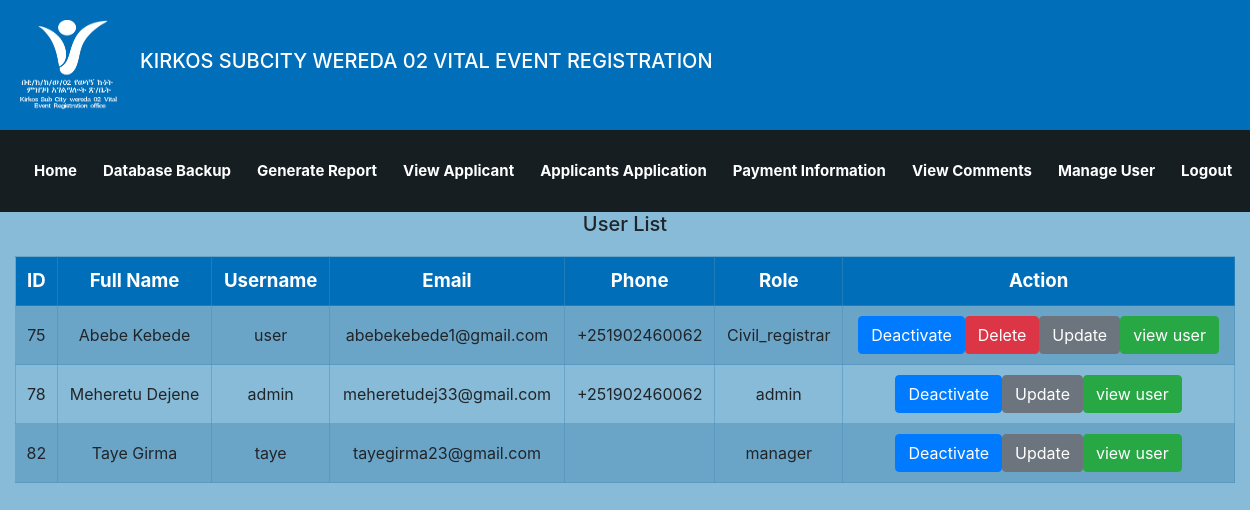
Screenshot of /mange_user_manager.php (signed in) with the database file from the repository.
### tables this page shows
CREATE TABLE `user` (
  `id` int(11) NOT NULL,
  `full_name` varchar(25) NOT NULL,
  `middle_name` varchar(50) NOT NULL,
  `last_name` varchar(50) NOT NULL,
  `username` varchar(25) NOT NULL,
  `email` varchar(50) NOT NULL DEFAULT 'none',
  `usertype` varchar(15) NOT NULL,
  `phone` varchar(25) NOT NULL DEFAULT 'none',
  `religion` varchar(50) NOT NULL,
  `sex` varchar(10) NOT NULL,
  `password` varchar(20) NOT NULL,
  `k_id_no` varchar(50) DEFAULT 'none',
  `k_id` varchar(80) DEFAULT NULL,
  `states` varchar(50) NOT NULL DEFAULT 'pending',
  `death_status` varchar(50) NOT NULL DEFAULT 'undeath',
  `upgrade_status` varchar(20) NOT NULL,
  `c_status` varchar(50) NOT NULL,
  `reset_token_hash` varchar(64) DEFAULT NULL,
  `reset_token_expires_at` datetime DEFAULT NULL
);

### mange_user_manager.php (the view, shortened to what this page needs)
<?php
$conn = mysqli_connect("localhost", "root", "", "vital_event");
$sql = "SELECT * FROM user WHERE usertype NOT IN ('applicant', 'child')";
$result = mysqli_query($conn, $sql);
?>
<!DOCTYPE html>
<html lang="en">
<head>
    <?php include 'admin_css_manager.php'; ?>
</head>
<body>
<div class="container-fluid">
    <div class="table-container">
    <center><h5>User List</h5></center>
    <table>
        <tr>
            <th>ID</th>
            <th>Full Name</th>
            <th>Username</th>
            <th>Email</th>
            <th>Phone</th>
            <th>Role</th>
            <th>Action</th>
        </tr>
        <?php
        while($info = $result->fetch_assoc()) {
        ?>
        <tr>
            <td><?php echo $info['id']; ?></td>
            <td><?php echo $info['full_name']; ?></td>
            <td><?php echo $info['username']; ?></td>
            <td><?php echo $info['email']; ?></td>
            <td><?php echo $info['phone']; ?></td>
            <td><?php echo $info['usertype']; ?></td>
            <td>
                <?php
                if ($info['states'] == 'deactivated') {
                    echo "<a onClick=\"return confirm('Are You Sure To Approve this User?');\" href='mange_user_manager.php?approve_id={$info['id']}' class='btn btn-success'>Approve</a>";
                } else {
                    echo "<a onClick=\"return confirm('Are You Sure To Deactivate this User?');\" href='mange_user_manager.php?approve_id={$info['id']}' class='btn btn-primary'>Deactivate</a>";
                }
                if ($info['usertype'] != 'manager' && $info['usertype'] != 'admin') {
                    echo "<a onclick=\"return confirm('Are You Sure To Delete this User?');\" href='View_account.php?c_id={$info['id']}' class='btn btn-danger'>Delete</a>";
                }
                echo "<a href='update_user.php?id={$info['id']}' class='btn btn-secondary'>Update</a>";
                echo "<a href='view_user_manager.php?id={$info['id']}' class='btn btn-success'>view user</a>";
                ?>
            </td>
        <?php
        }
        ?>
    </table>
</div>
</div>
</body>
</html>

### scroll_css.php (style rules this page uses)
body { font-family: Arial, sans-serif; background-color:rgba(0, 111, 170, 0.47); }
table { width: 100%; border-collapse: collapse; margin-top: 20px; }
th, td { border: 1px solid rgba(73, 140, 184, 0.47); padding: 10px; text-align: center !important; }
th { background-color:rgb(0, 110, 185); color: white; }
th { font-size: 14pt; }
td { font-size: 12pt; }
tr:nth-child(even) { background-color:rgba(73, 140, 184, 0.47); }
.table-container { overflow: auto; max-height: 800px; }
.table-container table { min-width: 100%; min-width: 100%; }

### admin_css_manager.php (style rules this page uses)
body { background-color:rgba(0, 111, 170, 0.47); }
html, body { height: 100%; margin: 0; }

### mange_user_manager.php (style rules this page uses)
body { background-color:rgba(0, 111, 170, 0.47); overflow-y: scroll; }

### rows the page displays
user: id "75", full_name "Abebe Kebede", username "user", email "abebekebede1@gmail.com", phone "+251902460062", usertype "Civil_registrar"
user: id "78", full_name "Meheretu Dejene", username "admin", email "meheretudej33@gmail.com", phone "+251902460062", usertype "admin"
user: id "82", full_name "Taye Girma", username "taye", email "tayegirma23@gmail.com", usertype "manager"

### other values shown
__('head') "KIRKOS SUBCITY WEREDA 02 VITAL EVENT REGISTRATION"
__('Home') "Home"
__('Database Backup') "Database Backup"
__('Generate Report') "Generate Report"
__('View Applicant') "View Applicant"
__('Applicants Application') "Applicants Application"
__('Payment Info') "Payment Information"
__('View Comments') "View Comments"
__('Manage User') "Manage User"
__('Logout') "Logout"
